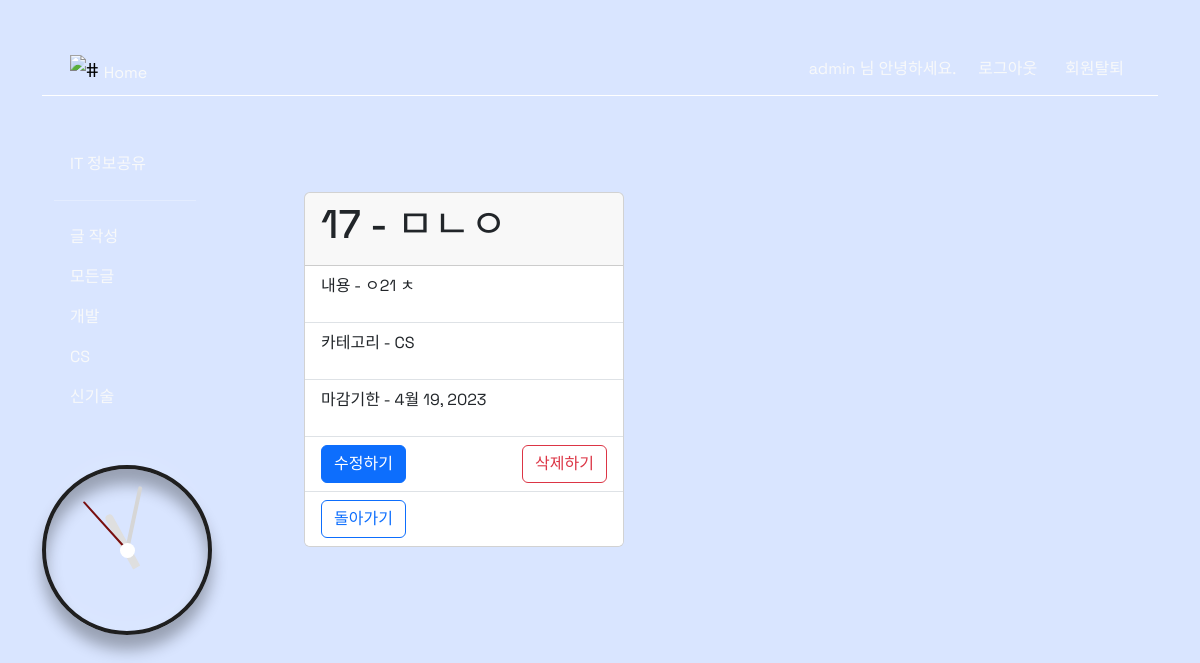
Screenshot of /posts/17/detail/ (signed in) with the database file from the repository.
### accounts/models.py (models this page shows)
class User(AbstractUser):
    birthday = models.DateField(null=True, blank=True)

### posts/models.py (models this page shows)
class Post(models.Model):
    title = models.CharField(max_length=80)
    content = models.TextField(null=False)
    category = models.CharField(max_length=20)
    deadline = models.DateField(null=True)
    created_at = models.DateTimeField(auto_now_add=True)
    updated_at = models.DateTimeField(auto_now=True)

### posts/views.py (the view)
# urls.py: path('<int:pk>/detail/', views.detail, name='detail'),
def detail(request, pk):
    post = Post.objects.get(pk=pk)
    context = {
        'post': post,
    }
    return render(request, 'posts/detail.html', context)

### posts/templates/posts/detail.html (shortened to what this page needs)
{% extends 'accounts/base.html' %}
{% block content %}
<div class="container mt-5 d-flex justify-content-end">
    <div class="container">
        <div class="card" style="width: 20rem;">
            <div class="card-header text-dark">
            <h1>{{ post.pk }} - {{ post.title }}</h1>
            </div>
            <ul class="list-group list-group-flush">
                <li class="list-group-item">
                    <p>내용 - {{post.content}}</p>
                </li>
                <li class="list-group-item">
                    <p>카테고리 - {{post.category}}</p>
                </li>
                <li class="list-group-item">
                    <p>마감기한 - {{post.deadline}}</p>
                </li>
                <li class="list-group-item d-flex justify-content-between">
                    <a href="{% url 'posts:update' post.pk %}" class="btn btn-primary" role="button">수정하기</a>
                    <form action="{% url 'posts:delete' post.pk %}" method="POST">
                        <input type="submit" value="삭제하기" class="btn btn-outline-danger" role="button">
                    </form>
                </li>
                <li class="list-group-item">
                    <a href="{% url 'posts:index' %}" class="btn btn-outline-primary" role="button">돌아가기</a>
                </li>
            </ul>
        </div>
    </div>
</div>
{% endblock content %}

### accounts/templates/accounts/base.html (shortened to what this page needs)
<!doctype html>
<html lang="en">
  <head>
    <link href="https://cdn.jsdelivr.net/npm/bootstrap@5.3.0-alpha1/dist/css/bootstrap.min.css" rel="stylesheet"
>
  </head>
  <body>
    <div class="container-fluid">
        <header>
            <div class="container">
                <nav class="navbar mt-5 bg-body-primary">
                    <div class="container-fluid d-flex justify-content-start">
                        <a class="navbar-brand" href="{% url 'posts:index' %}">
                            <img src="https://cdn.discordapp.com/attachments/1052100027297841152/1093777273477398670/747589.png" alt="#" style="width:30px"> <span class="fs-6 align-bottom text-light">Home</span></a>
                    </div>
                    <div class="container-fluid d-flex justify-content-end">
                        <div class="d-flex me-3 text-light">
                        {% if request.user.is_authenticated %}
                        {{ user.username }} 님 안녕하세요.
                        </div>
                        <div class="d-flex">
                        <form action="{% url 'accounts:logout' %}" method="POST">
                            <input type="submit" value="로그아웃" class="text-light bg-transparent border-0 me-3">
                        </form>
                        <form action="{% url 'accounts:delete' %}" method="POST">
                            <input type="submit" value="회원탈퇴" class="text-light bg-transparent border-0">
                        </form>
                        </div>
                    </div>
                        {% else %}
                        <div class="d-flex">
                            <a href="{% url 'accounts:signup' %}" class="me-5">Join</a>
                            <a href="{% url 'accounts:login' %}">Login</a>
                        </div>
                      {% endif %}
                </nav>
            </div>
        </header>
        <main>
            <div class="container">
                <div class="row">
                    <div class="col-2">
                        <div class="container mt-5">
                            <ul class="nav flex-column">
                                <li class="nav-item">
                                    <a class="nav-link disabled text-light">IT 정보공유</a>
                                </li>
                                <hr>
                                {% if request.user.is_authenticated %}
                                <li class="nav-item">
                                    <a class="nav-link spread-underline text-light" href="{% url 'posts:create' %}">글 작성</a>
                                  </li>
                                {% endif %}
                                <li class="nav-item">
                                  <a class="nav-link spread-underline text-light" href="{% url 'posts:index' %}">모든글</a>
                                </li>
                                <li class="nav-item">
                                  <a class="nav-link spread-underline text-light" href="{% url 'posts:category' '개발' %}">개발</a>
                                </li>
                                <li class="nav-item">
                                  <a class="nav-link spread-underline text-light" href="{% url 'posts:category' 'CS' %}">CS</a>
                                </li>
                                <li class="nav-item">
                                    <a class="nav-link spread-underline text-light" href="{% url 'posts:category' '신기술' %}">신기술</a>
                                </li>
                            </ul>
                        </div>
                        <div class="clock mt-5">
                            <div class="hour">
                                <div class="hr" id="hr"></div>
                            </div>
                            <div class="min">
                                <div class="mn" id="mn"></div>
                            </div>
                            <div class="sec">
                                <div class="sc" id="sc"></div>
                            </div>
                        </div>
                    </div>
                    <div class="col-7 p-5">
                        <div class="container">
                        {% block content %}
                        {% endblock content %}
                        </div>
                    </div>
                </div>
            </div>
        </main>
    </div>
  </body>
</html>

### accounts/templates/accounts/base.html (style rules this page uses)
html { height: 100%; width: 100%; }
body { font-family: 'Space Grotesk', sans-serif; color: white; background-image: url(https://cdn.discordapp.com/attachments/1052100027297841152/1093772885170073722/pic.jpg); background-color: #D9E5FF; background-size: 100% 100%; border-radius: 2rem; object-fit: none; width: 100%; height: 100%; min-height: 150vh; }
a { text-decoration: none; color: white; }
.navbar { border-bottom: 1px solid white; display: flex; flex-wrap: nowrap; align-items: center; position: relative; justify-content: flex-end; padding: 0 1rem 5px; top: 0; }
.spread-underline { color: #333; text-decoration: none; position: relative; width: fit-content; }
.spread-underline:after { background: none repeat scroll 0 0 transparent; bottom: 0; content: ""; display: block; height: 2px; left: 50%; position: absolute; background: #FF4500; transition: width 0.3s ease 0s, left 0.3s ease 0s; width: 0; }
* { margin: 0; margin: 0; box-sizing: border-box; }
.clock { width: 170px; height: 170px; display: flex; justify-content: center; align-items: center; background-size: cover; border: 4px solid #1f1f1f; border-radius: 50%; box-shadow: 0 -15px 15px rgba(255, 255, 255, 0.05), inset 0 -15px 15px rgba(255, 255, 255, 0.05), 0 15px 15px rgba(0, 0, 0, 0.3), inset 0 15px 15px rgba(0, 0, 0, 0.3); }
.clock:before { content: ''; position: absolute ; width: 15px; height: 15px; background: #fff; border-radius: 50%; z-index: 1000; }
.clock .hour, .clock .min, .clock .sec { position: absolute; }
.clock .hour, .hr { width: 70px; height: 80px; }
.clock .min, .mn { width: 70px; height: 130px; }
.clock .sec, .sc { width: 90px; height: 130px; }
.hr, .mn, .sc { display: flex; justify-content: center; position: absolute; border-radius: 50%; }
.hr:before { content: ''; position: absolute; width: 8px; height: 60px; background: #dfdfdf; z-index: 10; border-radius: 6px 6px 0 0; }
.mn:before { content: ''; position: absolute; width: 4px; height: 60px; background: #d6d6d6; z-index: 10; border-radius: 6px 6px 0 0; }
.sc:before { content: ''; position: absolute; width: 2px; height: 60px; background: rgb(121, 15, 15); z-index: 12; border-radius: 6px 6px 0 0; }

### rows the page displays
User: username "admin"
Post: pk "17", title "ㅁㄴㅇ", content "ㅇ21 ㅊ", category "CS", deadline "4월 19, 2023"
